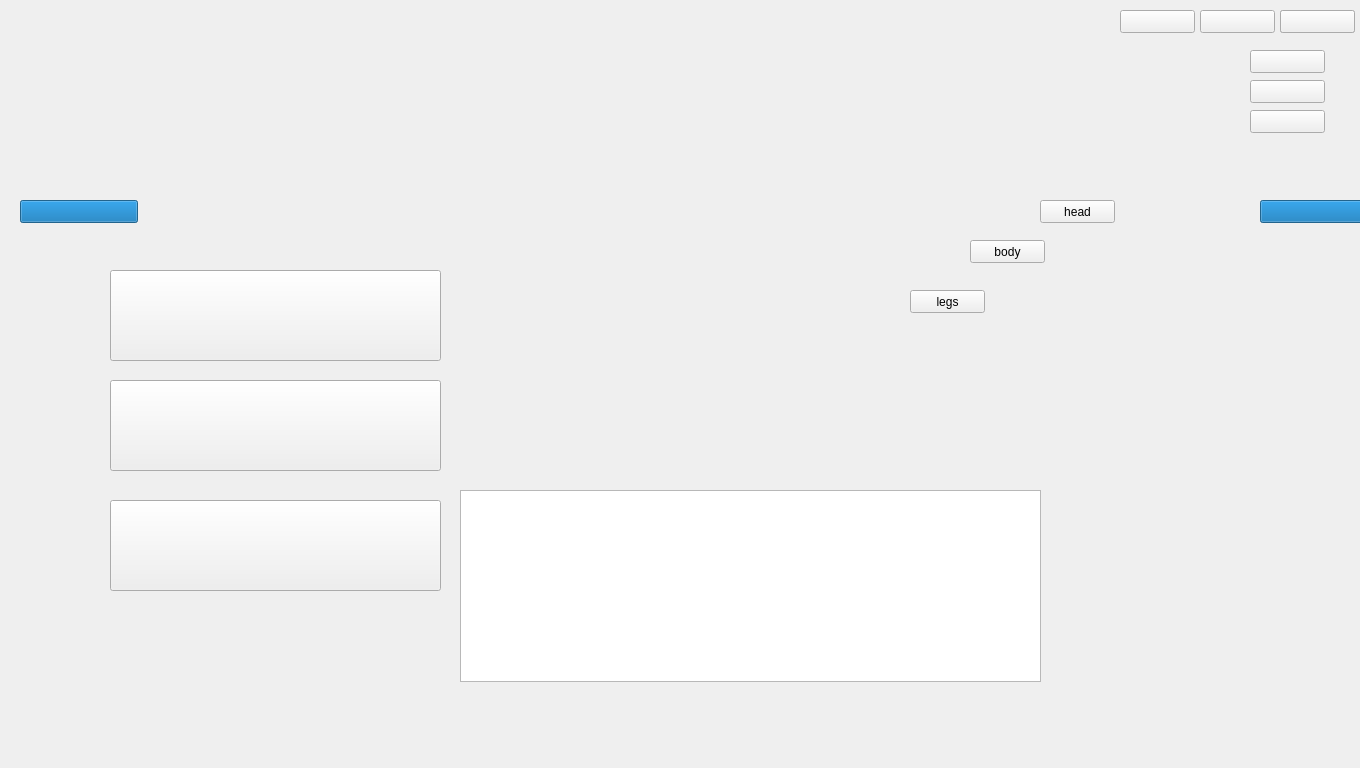
<?xml version="1.0" encoding="UTF-8"?>
<ui version="4.0">
 <class>scene1</class>
 <widget class="QMainWindow" name="scene1">
  <property name="geometry">
   <rect>
    <x>0</x>
    <y>0</y>
    <width>1360</width>
    <height>768</height>
   </rect>
  </property>
  <property name="minimumSize">
   <size>
    <width>1360</width>
    <height>768</height>
   </size>
  </property>
  <property name="maximumSize">
   <size>
    <width>1360</width>
    <height>768</height>
   </size>
  </property>
  <property name="windowTitle">
   <string>scene1</string>
  </property>
  <property name="autoFillBackground">
   <bool>true</bool>
  </property>
  <property name="styleSheet">
   <string notr="true"/>
  </property>
  <widget class="QWidget" name="centralWidget">
   <property name="autoFillBackground">
    <bool>true</bool>
   </property>
   <widget class="QPushButton" name="button1">
    <property name="geometry">
     <rect>
      <x>110</x>
      <y>270</y>
      <width>331</width>
      <height>91</height>
     </rect>
    </property>
    <property name="styleSheet">
     <string notr="true">border-image: url(:/button1.png);</string>
    </property>
    <property name="text">
     <string/>
    </property>
   </widget>
   <widget class="QPushButton" name="button2">
    <property name="geometry">
     <rect>
      <x>110</x>
      <y>380</y>
      <width>331</width>
      <height>91</height>
     </rect>
    </property>
    <property name="styleSheet">
     <string notr="true">background-image: url(:/button1.png);
border-image: url(:/button1.png);</string>
    </property>
    <property name="text">
     <string/>
    </property>
   </widget>
   <widget class="QPushButton" name="button3">
    <property name="geometry">
     <rect>
      <x>110</x>
      <y>500</y>
      <width>331</width>
      <height>91</height>
     </rect>
    </property>
    <property name="styleSheet">
     <string notr="true">background-image: url(:/button1.png);
border-image: url(:/button1.png);</string>
    </property>
    <property name="text">
     <string/>
    </property>
   </widget>
   <widget class="QPushButton" name="pushButton_3">
    <property name="geometry">
     <rect>
      <x>1120</x>
      <y>10</y>
      <width>75</width>
      <height>23</height>
     </rect>
    </property>
    <property name="styleSheet">
     <string notr="true">image: url(:/exit.png);
border-image: url(:/exit.png);</string>
    </property>
    <property name="text">
     <string/>
    </property>
   </widget>
   <widget class="QPushButton" name="pushButton_4">
    <property name="geometry">
     <rect>
      <x>1250</x>
      <y>50</y>
      <width>75</width>
      <height>23</height>
     </rect>
    </property>
    <property name="styleSheet">
     <string notr="true">border-image: url(:/exit.png);</string>
    </property>
    <property name="text">
     <string/>
    </property>
   </widget>
   <widget class="QPushButton" name="pushButton_5">
    <property name="geometry">
     <rect>
      <x>1250</x>
      <y>80</y>
      <width>75</width>
      <height>23</height>
     </rect>
    </property>
    <property name="styleSheet">
     <string notr="true">border-image: url(:/exit.png);</string>
    </property>
    <property name="text">
     <string/>
    </property>
   </widget>
   <widget class="QPushButton" name="pushButton_6">
    <property name="geometry">
     <rect>
      <x>1250</x>
      <y>110</y>
      <width>75</width>
      <height>23</height>
     </rect>
    </property>
    <property name="styleSheet">
     <string notr="true">border-image: url(:/exit.png);</string>
    </property>
    <property name="text">
     <string/>
    </property>
   </widget>
   <widget class="QPushButton" name="pushButton_2">
    <property name="geometry">
     <rect>
      <x>1200</x>
      <y>10</y>
      <width>75</width>
      <height>23</height>
     </rect>
    </property>
    <property name="styleSheet">
     <string notr="true">image: url(:/exit.png);
border-image: url(:/exit.png);</string>
    </property>
    <property name="text">
     <string/>
    </property>
   </widget>
   <widget class="QPushButton" name="pushButton">
    <property name="geometry">
     <rect>
      <x>1280</x>
      <y>10</y>
      <width>75</width>
      <height>23</height>
     </rect>
    </property>
    <property name="styleSheet">
     <string notr="true">border-image: url(:/exit.png);</string>
    </property>
    <property name="text">
     <string/>
    </property>
    <property name="checkable">
     <bool>false</bool>
    </property>
   </widget>
   <widget class="QPushButton" name="pushButton_7">
    <property name="geometry">
     <rect>
      <x>1280</x>
      <y>10</y>
      <width>75</width>
      <height>23</height>
     </rect>
    </property>
    <property name="styleSheet">
     <string notr="true">border-image: url(:/exit.png);</string>
    </property>
    <property name="text">
     <string/>
    </property>
   </widget>
   <widget class="QPushButton" name="pushButton_8">
    <property name="geometry">
     <rect>
      <x>1040</x>
      <y>200</y>
      <width>75</width>
      <height>23</height>
     </rect>
    </property>
    <property name="text">
     <string>head</string>
    </property>
   </widget>
   <widget class="QPushButton" name="pushButton_9">
    <property name="geometry">
     <rect>
      <x>970</x>
      <y>240</y>
      <width>75</width>
      <height>23</height>
     </rect>
    </property>
    <property name="text">
     <string>body</string>
    </property>
   </widget>
   <widget class="QPushButton" name="pushButton_10">
    <property name="geometry">
     <rect>
      <x>910</x>
      <y>290</y>
      <width>75</width>
      <height>23</height>
     </rect>
    </property>
    <property name="text">
     <string>legs</string>
    </property>
   </widget>
   <widget class="QProgressBar" name="progressBar">
    <property name="geometry">
     <rect>
      <x>20</x>
      <y>200</y>
      <width>118</width>
      <height>23</height>
     </rect>
    </property>
    <property name="minimum">
     <number>0</number>
    </property>
    <property name="value">
     <number>100</number>
    </property>
    <property name="format">
     <string/>
    </property>
   </widget>
   <widget class="QProgressBar" name="progressBar_2">
    <property name="geometry">
     <rect>
      <x>1260</x>
      <y>200</y>
      <width>118</width>
      <height>23</height>
     </rect>
    </property>
    <property name="minimum">
     <number>0</number>
    </property>
    <property name="value">
     <number>100</number>
    </property>
    <property name="format">
     <string/>
    </property>
   </widget>
   <widget class="QTextBrowser" name="textBrowser">
    <property name="geometry">
     <rect>
      <x>460</x>
      <y>490</y>
      <width>581</width>
      <height>192</height>
     </rect>
    </property>
    <property name="styleSheet">
     <string notr="true">font: 87 italic 11pt &quot;Arial Black&quot;;
border-image: url(:/textboard.png);
border-image: url(:/textboard.png);
text-decoration: underline;</string>
    </property>
   </widget>
   <zorder>button1</zorder>
   <zorder>button2</zorder>
   <zorder>button3</zorder>
   <zorder>pushButton_3</zorder>
   <zorder>pushButton_2</zorder>
   <zorder>pushButton</zorder>
   <zorder>pushButton_4</zorder>
   <zorder>pushButton_5</zorder>
   <zorder>pushButton_6</zorder>
   <zorder>pushButton_7</zorder>
   <zorder>pushButton_8</zorder>
   <zorder>pushButton_9</zorder>
   <zorder>pushButton_10</zorder>
   <zorder>progressBar</zorder>
   <zorder>progressBar_2</zorder>
   <zorder>textBrowser</zorder>
  </widget>
 </widget>
 <layoutdefault spacing="6" margin="11"/>
 <resources/>
 <connections/>
</ui>
